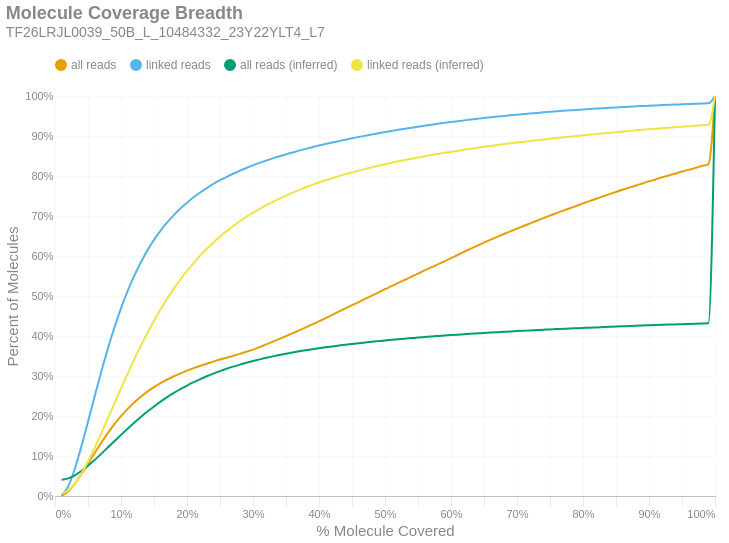

This figure's notebook cell:
### Markdown cell above
### Molecule Read Coverage
This chart shows molecule coverage breadth as computed by the number of bases aligned to that molecule. In other words, "*how much of each unique long molecule is actually sequenced/aligned?*" Keep in mind there is a distinction between sequences and alignments, since some sequences belonging to a particular molecule may not align well and wouldn't appear in the alignment data. This chart also shows molecule coverage breadth as computed by the *inferred fragment* from which the aligned sequences originate. Unlike read coverage, this calculation takes into account the total insert size, including unsequenced gaps between the forward and reverse reads. Like the previous figures, these are cumulative percents.

### Code cell
if SKIPLR:
    print_html(f"Skipped")
else:
    binned_df = consolidated_hist(valids['coverage_bp'], mask, 0.01, True)
    binned_df_inf = consolidated_hist(valids['coverage_inserts'], mask, 0.01, True)
    binned_df = binned_df.with_columns(pl.lit(binned_df_inf['all reads (cumsum)']).alias('all reads (inferred)'))
    binned_df = binned_df.with_columns(pl.lit(binned_df_inf['linked reads (cumsum)']).alias('linked reads (inferred)'))
    binned_df = binned_df.with_columns(
        (pl.col('bin').cast(pl.Float64) + 0.01).alias('right_edge')
    )

    with SafeRender(binned_df):
        (
            density_plot(binned_df, 'Molecule Coverage Breadth', samplename, 'molcov', ['all reads (inferred)','linked reads (inferred)'])
            .encode(
                #x=alt.X('bin:Q', title="% Molecule Covered").axis(format = '%').scale(padding=0),
                x=alt.X('right_edge:Q', title="% Molecule Covered").axis(format='%').scale(padding=0),
                y=alt.Y('value:Q', title='Percent of Molecules')
                    .axis(format='%')
                    .stack(False)
                    .scale(domainMin=0, padding=0),
                color=alt.Color("key:N").scale(domain = ["all reads", "linked reads", "all reads (inferred)", "linked reads (inferred)"]),
                tooltip = [
                    alt.Tooltip("key:N", title = "Data Type"),
                    alt.Tooltip("range_label:N", title="% Molecule Covered"),
                    alt.Tooltip("value:Q", format = ".2%", title="% Molecules")
                ]
            )
        ).display()

### Figure 1 — Vega-Lite specification as saved in the notebook (floating-point values rounded to 4 significant figures)
{"width": "container", "height": 400, "config": {"title": {"anchor": "start", "dy": -15, "fontSize": 18, "color": "#888888", "subtitleColor": "#888888", "subtitleFontSize": 14}, "arc": {"fill": "#0072B2"}, "axis": {"domainColor": "#888888", "domainWidth": 0.5, "gridWidth": 0.2, "grid": false, "titleFontWeight": 400, "titleFontSize": 15, "labelFontSize": 11, "labelColor": "#888888", "tickColor": "#888888", "tickWidth": 0.2, "titleColor": "#888888"}, "axisBand": {"grid": false}, "axisX": {"grid": true, "tickSize": 10, "domainCap": "round"}, "axisY": {"domain": false, "grid": true, "tickSize": 0, "domainCap": "round"}, "background": "transparent", "header": {"labelFontSize": 15, "labelColor": "#888888", "titleFontSize": 15, "titleFontWeight": 600, "titleColor": "#888888"}, "legend": {"labelFont": "sans-serif", "labelFontSize": 12, "labelColor": "#888888", "symbolSize": 100, "symbolType": "circle", "titleFontSize": 12, "titlePadding": 10, "titleColor": "#888888", "title": null, "orient": "top"}, "range": {"category": ["#E69F00", "#56B4E9", "#009E73", "#F0E442", "#0072B2", "#D55E00", "#CC79A7", "#000000"], "diverging": ["#cfe8f3", "#a2d4ec", "#73bfe2", "#46abdb", "#1696d2", "#12719e"]}, "area": {"fill": "#0072B2", "fillOpacity": 0.7, "line": true, "strokeOpacity": 0.7}, "line": {"color": "#0072B2", "stroke": "#0072B2", "strokeWidth": 2}, "trail": {"color": "#0072B2", "stroke": "#0072B2", "strokeWidth": 0, "size": 1}, "point": {"filled": true, "fillOpacity": 1.0, "size": 95}, "text": {"color": "#888888", "fontSize": 11, "align": "right", "fontWeight": 400, "size": 11}, "bar": {"fill": "#0072B2", "stroke": null}, "view": {"stroke": null, "continuousWidth": 660, "continuousHeight": 400}}, "data": {"name": "data-c528d134cd5eb12365a6cfcaa9200f59"}, "mark": {"type": "line", "interpolate": "monotone", "point": {"opacity": 0, "size": 275}}, "encoding": {"color": {"field": "key", "scale": {"domain": ["all reads", "linked reads", "all reads (inferred)", "linked reads (inferred)"]}, "type": "nominal"}, "tooltip": [{"field": "key", "title": "Data Type", "type": "nominal"}, {"field": "range_label", "title": "% Molecule Covered", "type": "nominal"}, {"field": "value", "format": ".2%", "title": "% Molecules", "type": "quantitative"}], "x": {"axis": {"format": "%"}, "field": "right_edge", "scale": {"padding": 0}, "title": "% Molecule Covered", "type": "quantitative"}, "y": {"axis": {"format": "%"}, "field": "value", "scale": {"domainMin": 0, "padding": 0}, "stack": false, "title": "Percent of Molecules", "type": "quantitative"}}, "params": [{"name": "param_c36ac31b6afebe62", "select": {"type": "point", "fields": ["key"]}, "bind": "legend"}], "title": {"text": "Molecule Coverage Breadth", "subtitle": "TF26LRJL0039_50B_L_10484332_23Y22YLT4_L7"}, "transform": [{"fold": ["all reads (cumsum)", "linked reads (cumsum)", "all reads (inferred)", "linked reads (inferred)"]}, {"calculate": "replace(datum.key, ' (cumsum)', '')", "as": "key"}, {"filter": {"param": "param_c36ac31b6afebe62"}}], "usermeta": {"embedOptions": {"downloadFileName": "TF26LRJL0039_50B_L_10484332_23Y22YLT4_L7.molcov"}}, "$schema": "https://vega.github.io/schema/vega-lite/v6.4.1.json", "datasets": {"data-c528d134cd5eb12365a6cfcaa9200f59": [{"bin": "0.0", "interval": "0.0-0.01", "all reads": 0.0009234, "linked reads": 0.001531, "all reads (cumsum)": 0.0009234, "linked reads (cumsum)": 0.001531, "range_label": "0.0-0.01", "all reads (inferred)": 0.04037, "linked reads (inferred)": 0.006362, "right_edge": 0.01}, {"bin": "0.01", "interval": "0.01-0.02", "all reads": 0.01029, "linked reads": 0.02239, "all reads (cumsum)": 0.01121, "linked reads (cumsum)": 0.02392, "range_label": "0.01-0.02", "all reads (inferred)": 0.04395, "linked reads (inferred)": 0.01351, "right_edge": 0.02}, {"bin": "0.02", "interval": "0.02-0.03", "all reads": 0.01936, "linked reads": 0.04433, "all reads (cumsum)": 0.03057, "linked reads (cumsum)": 0.06824, "range_label": "0.02-0.03", "all reads (inferred)": 0.05169, "linked reads (inferred)": 0.03078, "right_edge": 0.03}, {"bin": "0.03", "interval": "0.03-0.04", "all reads": 0.02384, "linked reads": 0.05586, "all reads (cumsum)": 0.05441, "linked reads (cumsum)": 0.1241, "range_label": "0.03-0.04", "all reads (inferred)": 0.06258, "linked reads (inferred)": 0.05583, "right_edge": 0.04}, {"bin": "0.04", "interval": "0.04-0.05", "all reads": 0.02606, "linked reads": 0.06153, "all reads (cumsum)": 0.08047, "linked reads (cumsum)": 0.1856, "range_label": "0.04-0.05", "all reads (inferred)": 0.07566, "linked reads (inferred)": 0.08618, "right_edge": 0.05}, {"bin": "0.05", "interval": "0.05-0.06", "all reads": 0.02651, "linked reads": 0.0629, "all reads (cumsum)": 0.107, "linked reads (cumsum)": 0.2485, "range_label": "0.05-0.06", "all reads (inferred)": 0.09001, "linked reads (inferred)": 0.1199, "right_edge": 0.06}, {"bin": "0.06", "interval": "0.06-0.07", "all reads": 0.02587, "linked reads": 0.06153, "all reads (cumsum)": 0.1328, "linked reads (cumsum)": 0.3101, "range_label": "0.06-0.07", "all reads (inferred)": 0.1053, "linked reads (inferred)": 0.1562, "right_edge": 0.07}, {"bin": "0.07", "interval": "0.07-0.08", "all reads": 0.02428, "linked reads": 0.05776, "all reads (cumsum)": 0.1571, "linked reads (cumsum)": 0.3678, "range_label": "0.07-0.08", "all reads (inferred)": 0.1212, "linked reads (inferred)": 0.1937, "right_edge": 0.08}, {"bin": "0.08", "interval": "0.08-0.09", "all reads": 0.02242, "linked reads": 0.05338, "all reads (cumsum)": 0.1796, "linked reads (cumsum)": 0.4212, "range_label": "0.08-0.09", "all reads (inferred)": 0.137, "linked reads (inferred)": 0.2312, "right_edge": 0.09}, {"bin": "0.09", "interval": "0.09-0.1", "all reads": 0.02017, "linked reads": 0.04802, "all reads (cumsum)": 0.1997, "linked reads (cumsum)": 0.4692, "range_label": "0.09-0.1", "all reads (inferred)": 0.1528, "linked reads (inferred)": 0.2687, "right_edge": 0.1}, {"bin": "0.1", "interval": "0.1-0.11", "all reads": 0.01804, "linked reads": 0.04283, "all reads (cumsum)": 0.2178, "linked reads (cumsum)": 0.5121, "range_label": "0.1-0.11", "all reads (inferred)": 0.1682, "linked reads (inferred)": 0.3054, "right_edge": 0.11}, {"bin": "0.11", "interval": "0.11-0.12", "all reads": 0.01616, "linked reads": 0.03825, "all reads (cumsum)": 0.2339, "linked reads (cumsum)": 0.5503, "range_label": "0.11-0.12", "all reads (inferred)": 0.1833, "linked reads (inferred)": 0.3414, "right_edge": 0.12}, {"bin": "0.12", "interval": "0.12-0.13", "all reads": 0.0142, "linked reads": 0.03347, "all reads (cumsum)": 0.2481, "linked reads (cumsum)": 0.5838, "range_label": "0.12-0.13", "all reads (inferred)": 0.1976, "linked reads (inferred)": 0.3753, "right_edge": 0.13}, {"bin": "0.13", "interval": "0.13-0.14", "all reads": 0.01291, "linked reads": 0.0303, "all reads (cumsum)": 0.261, "linked reads (cumsum)": 0.6141, "range_label": "0.13-0.14", "all reads (inferred)": 0.2111, "linked reads (inferred)": 0.4075, "right_edge": 0.14}, {"bin": "0.14", "interval": "0.14-0.15", "all reads": 0.01128, "linked reads": 0.02631, "all reads (cumsum)": 0.2723, "linked reads (cumsum)": 0.6404, "range_label": "0.14-0.15", "all reads (inferred)": 0.2239, "linked reads (inferred)": 0.438, "right_edge": 0.15}, {"bin": "0.15", "interval": "0.15-0.16", "all reads": 0.01004, "linked reads": 0.02319, "all reads (cumsum)": 0.2824, "linked reads (cumsum)": 0.6636, "range_label": "0.15-0.16", "all reads (inferred)": 0.2361, "linked reads (inferred)": 0.467, "right_edge": 0.16}, {"bin": "0.16", "interval": "0.16-0.17", "all reads": 0.008856, "linked reads": 0.02035, "all reads (cumsum)": 0.2912, "linked reads (cumsum)": 0.6839, "range_label": "0.16-0.17", "all reads (inferred)": 0.2473, "linked reads (inferred)": 0.4937, "right_edge": 0.17}, {"bin": "0.17", "interval": "0.17-0.18", "all reads": 0.008083, "linked reads": 0.01829, "all reads (cumsum)": 0.2993, "linked reads (cumsum)": 0.7022, "range_label": "0.17-0.18", "all reads (inferred)": 0.2576, "linked reads (inferred)": 0.5183, "right_edge": 0.18}, {"bin": "0.18", "interval": "0.18-0.19", "all reads": 0.007418, "linked reads": 0.01652, "all reads (cumsum)": 0.3067, "linked reads (cumsum)": 0.7187, "range_label": "0.18-0.19", "all reads (inferred)": 0.2672, "linked reads (inferred)": 0.5413, "right_edge": 0.19}, {"bin": "0.19", "interval": "0.19-0.2", "all reads": 0.006715, "linked reads": 0.01467, "all reads (cumsum)": 0.3134, "linked reads (cumsum)": 0.7334, "range_label": "0.19-0.2", "all reads (inferred)": 0.2762, "linked reads (inferred)": 0.5627, "right_edge": 0.2}, {"bin": "0.2", "interval": "0.2-0.21", "all reads": 0.006182, "linked reads": 0.0134, "all reads (cumsum)": 0.3196, "linked reads (cumsum)": 0.7468, "range_label": "0.2-0.21", "all reads (inferred)": 0.2845, "linked reads (inferred)": 0.5823, "right_edge": 0.21}, {"bin": "0.21", "interval": "0.21-0.22", "all reads": 0.00569, "linked reads": 0.0119, "all reads (cumsum)": 0.3253, "linked reads (cumsum)": 0.7587, "range_label": "0.21-0.22", "all reads (inferred)": 0.2923, "linked reads (inferred)": 0.6009, "right_edge": 0.22}, {"bin": "0.22", "interval": "0.22-0.23", "all reads": 0.00546, "linked reads": 0.01109, "all reads (cumsum)": 0.3308, "linked reads (cumsum)": 0.7698, "range_label": "0.22-0.23", "all reads (inferred)": 0.2994, "linked reads (inferred)": 0.6179, "right_edge": 0.23}, {"bin": "0.23", "interval": "0.23-0.24", "all reads": 0.005258, "linked reads": 0.01032, "all reads (cumsum)": 0.336, "linked reads (cumsum)": 0.7801, "range_label": "0.23-0.24", "all reads (inferred)": 0.306, "linked reads (inferred)": 0.6337, "right_edge": 0.24}, {"bin": "0.24", "interval": "0.24-0.25", "all reads": 0.005019, "linked reads": 0.009304, "all reads (cumsum)": 0.341, "linked reads (cumsum)": 0.7894, "range_label": "0.24-0.25", "all reads (inferred)": 0.3123, "linked reads (inferred)": 0.6486, "right_edge": 0.25}, {"bin": "0.25", "interval": "0.25-0.26", "all reads": 0.004621, "linked reads": 0.008281, "all reads (cumsum)": 0.3457, "linked reads (cumsum)": 0.7977, "range_label": "0.25-0.26", "all reads (inferred)": 0.3181, "linked reads (inferred)": 0.6622, "right_edge": 0.26}, {"bin": "0.26", "interval": "0.26-0.27", "all reads": 0.004802, "linked reads": 0.007992, "all reads (cumsum)": 0.3505, "linked reads (cumsum)": 0.8057, "range_label": "0.26-0.27", "all reads (inferred)": 0.3234, "linked reads (inferred)": 0.6749, "right_edge": 0.27}, {"bin": "0.27", "interval": "0.27-0.28", "all reads": 0.00488, "linked reads": 0.007457, "all reads (cumsum)": 0.3553, "linked reads (cumsum)": 0.8131, "range_label": "0.27-0.28", "all reads (inferred)": 0.3284, "linked reads (inferred)": 0.6869, "right_edge": 0.28}, {"bin": "0.28", "interval": "0.28-0.29", "all reads": 0.005146, "linked reads": 0.006801, "all reads (cumsum)": 0.3605, "linked reads (cumsum)": 0.8199, "range_label": "0.28-0.29", "all reads (inferred)": 0.3331, "linked reads (inferred)": 0.6979, "right_edge": 0.29}, {"bin": "0.29", "interval": "0.29-0.3", "all reads": 0.005564, "linked reads": 0.006591, "all reads (cumsum)": 0.3661, "linked reads (cumsum)": 0.8265, "range_label": "0.29-0.3", "all reads (inferred)": 0.3375, "linked reads (inferred)": 0.7084, "right_edge": 0.3}, {"bin": "0.3", "interval": "0.3-0.31", "all reads": 0.006141, "linked reads": 0.006165, "all reads (cumsum)": 0.3722, "linked reads (cumsum)": 0.8327, "range_label": "0.3-0.31", "all reads (inferred)": 0.3416, "linked reads (inferred)": 0.7181, "right_edge": 0.31}, {"bin": "0.31", "interval": "0.31-0.32", "all reads": 0.006729, "linked reads": 0.005898, "all reads (cumsum)": 0.3789, "linked reads (cumsum)": 0.8386, "range_label": "0.31-0.32", "all reads (inferred)": 0.3454, "linked reads (inferred)": 0.7271, "right_edge": 0.32}, {"bin": "0.32", "interval": "0.32-0.33", "all reads": 0.006872, "linked reads": 0.005574, "all reads (cumsum)": 0.3858, "linked reads (cumsum)": 0.8442, "range_label": "0.32-0.33", "all reads (inferred)": 0.349, "linked reads (inferred)": 0.7356, "right_edge": 0.33}, {"bin": "0.33", "interval": "0.33-0.34", "all reads": 0.006948, "linked reads": 0.005157, "all reads (cumsum)": 0.3927, "linked reads (cumsum)": 0.8493, "range_label": "0.33-0.34", "all reads (inferred)": 0.3524, "linked reads (inferred)": 0.7435, "right_edge": 0.34}, {"bin": "0.34", "interval": "0.34-0.35", "all reads": 0.007012, "linked reads": 0.00481, "all reads (cumsum)": 0.3998, "linked reads (cumsum)": 0.8541, "range_label": "0.34-0.35", "all reads (inferred)": 0.3556, "linked reads (inferred)": 0.7512, "right_edge": 0.35}, {"bin": "0.35", "interval": "0.35-0.36", "all reads": 0.007172, "linked reads": 0.004782, "all reads (cumsum)": 0.4069, "linked reads (cumsum)": 0.8589, "range_label": "0.35-0.36", "all reads (inferred)": 0.3587, "linked reads (inferred)": 0.7585, "right_edge": 0.36}, {"bin": "0.36", "interval": "0.36-0.37", "all reads": 0.007225, "linked reads": 0.004543, "all reads (cumsum)": 0.4142, "linked reads (cumsum)": 0.8635, "range_label": "0.36-0.37", "all reads (inferred)": 0.3616, "linked reads (inferred)": 0.7654, "right_edge": 0.37}, {"bin": "0.37", "interval": "0.37-0.38", "all reads": 0.007383, "linked reads": 0.004393, "all reads (cumsum)": 0.4215, "linked reads (cumsum)": 0.8679, "range_label": "0.37-0.38", "all reads (inferred)": 0.3643, "linked reads (inferred)": 0.7718, "right_edge": 0.38}, {"bin": "0.38", "interval": "0.38-0.39", "all reads": 0.007383, "linked reads": 0.004135, "all reads (cumsum)": 0.4289, "linked reads (cumsum)": 0.872, "range_label": "0.38-0.39", "all reads (inferred)": 0.3669, "linked reads (inferred)": 0.7779, "right_edge": 0.39}, {"bin": "0.39", "interval": "0.39-0.4", "all reads": 0.00788, "linked reads": 0.004179, "all reads (cumsum)": 0.4368, "linked reads (cumsum)": 0.8762, "range_label": "0.39-0.4", "all reads (inferred)": 0.3694, "linked reads (inferred)": 0.7837, "right_edge": 0.4}, {"bin": "0.4", "interval": "0.4-0.41", "all reads": 0.007973, "linked reads": 0.003786, "all reads (cumsum)": 0.4448, "linked reads (cumsum)": 0.88, "range_label": "0.4-0.41", "all reads (inferred)": 0.3717, "linked reads (inferred)": 0.7893, "right_edge": 0.41}, {"bin": "0.41", "interval": "0.41-0.42", "all reads": 0.008254, "linked reads": 0.003667, "all reads (cumsum)": 0.453, "linked reads (cumsum)": 0.8836, "range_label": "0.41-0.42", "all reads (inferred)": 0.374, "linked reads (inferred)": 0.7946, "right_edge": 0.42}, {"bin": "0.42", "interval": "0.42-0.43", "all reads": 0.008068, "linked reads": 0.003558, "all reads (cumsum)": 0.4611, "linked reads (cumsum)": 0.8872, "range_label": "0.42-0.43", "all reads (inferred)": 0.3761, "linked reads (inferred)": 0.7996, "right_edge": 0.43}, {"bin": "0.43", "interval": "0.43-0.44", "all reads": 0.007901, "linked reads": 0.003509, "all reads (cumsum)": 0.469, "linked reads (cumsum)": 0.8907, "range_label": "0.43-0.44", "all reads (inferred)": 0.3782, "linked reads (inferred)": 0.8045, "right_edge": 0.44}, {"bin": "0.44", "interval": "0.44-0.45", "all reads": 0.008002, "linked reads": 0.003501, "all reads (cumsum)": 0.477, "linked reads (cumsum)": 0.8942, "range_label": "0.44-0.45", "all reads (inferred)": 0.3801, "linked reads (inferred)": 0.8091, "right_edge": 0.45}, {"bin": "0.45", "interval": "0.45-0.46", "all reads": 0.007878, "linked reads": 0.003186, "all reads (cumsum)": 0.4849, "linked reads (cumsum)": 0.8974, "range_label": "0.45-0.46", "all reads (inferred)": 0.382, "linked reads (inferred)": 0.8134, "right_edge": 0.46}, {"bin": "0.46", "interval": "0.46-0.47", "all reads": 0.007871, "linked reads": 0.003337, "all reads (cumsum)": 0.4927, "linked reads (cumsum)": 0.9007, "range_label": "0.46-0.47", "all reads (inferred)": 0.3838, "linked reads (inferred)": 0.8176, "right_edge": 0.47}, {"bin": "0.47", "interval": "0.47-0.48", "all reads": 0.008029, "linked reads": 0.00318, "all reads (cumsum)": 0.5008, "linked reads (cumsum)": 0.9039, "range_label": "0.47-0.48", "all reads (inferred)": 0.3855, "linked reads (inferred)": 0.8217, "right_edge": 0.48}, {"bin": "0.48", "interval": "0.48-0.49", "all reads": 0.007805, "linked reads": 0.0031, "all reads (cumsum)": 0.5086, "linked reads (cumsum)": 0.907, "range_label": "0.48-0.49", "all reads (inferred)": 0.3872, "linked reads (inferred)": 0.8256, "right_edge": 0.49}, {"bin": "0.49", "interval": "0.49-0.5", "all reads": 0.008465, "linked reads": 0.002954, "all reads (cumsum)": 0.517, "linked reads (cumsum)": 0.9099, "range_label": "0.49-0.5", "all reads (inferred)": 0.3888, "linked reads (inferred)": 0.8295, "right_edge": 0.5}, {"bin": "0.5", "interval": "0.5-0.51", "all reads": 0.007444, "linked reads": 0.002726, "all reads (cumsum)": 0.5245, "linked reads (cumsum)": 0.9127, "range_label": "0.5-0.51", "all reads (inferred)": 0.3904, "linked reads (inferred)": 0.8331, "right_edge": 0.51}, {"bin": "0.51", "interval": "0.51-0.52", "all reads": 0.008087, "linked reads": 0.002817, "all reads (cumsum)": 0.5326, "linked reads (cumsum)": 0.9155, "range_label": "0.51-0.52", "all reads (inferred)": 0.3919, "linked reads (inferred)": 0.8366, "right_edge": 0.52}, {"bin": "0.52", "interval": "0.52-0.53", "all reads": 0.007722, "linked reads": 0.00272, "all reads (cumsum)": 0.5403, "linked reads (cumsum)": 0.9182, "range_label": "0.52-0.53", "all reads (inferred)": 0.3933, "linked reads (inferred)": 0.84, "right_edge": 0.53}, {"bin": "0.53", "interval": "0.53-0.54", "all reads": 0.007844, "linked reads": 0.002621, "all reads (cumsum)": 0.5481, "linked reads (cumsum)": 0.9208, "range_label": "0.53-0.54", "all reads (inferred)": 0.3947, "linked reads (inferred)": 0.8432, "right_edge": 0.54}, {"bin": "0.54", "interval": "0.54-0.55", "all reads": 0.007791, "linked reads": 0.002562, "all reads (cumsum)": 0.5559, "linked reads (cumsum)": 0.9234, "range_label": "0.54-0.55", "all reads (inferred)": 0.3961, "linked reads (inferred)": 0.8464, "right_edge": 0.55}, {"bin": "0.55", "interval": "0.55-0.56", "all reads": 0.007906, "linked reads": 0.002493, "all reads (cumsum)": 0.5638, "linked reads (cumsum)": 0.9259, "range_label": "0.55-0.56", "all reads (inferred)": 0.3974, "linked reads (inferred)": 0.8494, "right_edge": 0.56}, {"bin": "0.56", "interval": "0.56-0.57", "all reads": 0.007619, "linked reads": 0.002412, "all reads (cumsum)": 0.5715, "linked reads (cumsum)": 0.9283, "range_label": "0.56-0.57", "all reads (inferred)": 0.3987, "linked reads (inferred)": 0.8524, "right_edge": 0.57}, {"bin": "0.57", "interval": "0.57-0.58", "all reads": 0.007451, "linked reads": 0.002216, "all reads (cumsum)": 0.5789, "linked reads (cumsum)": 0.9305, "range_label": "0.57-0.58", "all reads (inferred)": 0.3999, "linked reads (inferred)": 0.8552, "right_edge": 0.58}, {"bin": "0.58", "interval": "0.58-0.59", "all reads": 0.007763, "linked reads": 0.002311, "all reads (cumsum)": 0.5867, "linked reads (cumsum)": 0.9328, "range_label": "0.58-0.59", "all reads (inferred)": 0.4012, "linked reads (inferred)": 0.858, "right_edge": 0.59}, {"bin": "0.59", "interval": "0.59-0.6", "all reads": 0.008071, "linked reads": 0.002225, "all reads (cumsum)": 0.5947, "linked reads (cumsum)": 0.9351, "range_label": "0.59-0.6", "all reads (inferred)": 0.4023, "linked reads (inferred)": 0.8607, "right_edge": 0.6}, {"bin": "0.6", "interval": "0.6-0.61", "all reads": 0.007809, "linked reads": 0.002027, "all reads (cumsum)": 0.6026, "linked reads (cumsum)": 0.9371, "range_label": "0.6-0.61", "all reads (inferred)": 0.4034, "linked reads (inferred)": 0.8632, "right_edge": 0.61}, {"bin": "0.61", "interval": "0.61-0.62", "all reads": 0.008064, "linked reads": 0.002, "all reads (cumsum)": 0.6106, "linked reads (cumsum)": 0.9391, "range_label": "0.61-0.62", "all reads (inferred)": 0.4045, "linked reads (inferred)": 0.8657, "right_edge": 0.62}, {"bin": "0.62", "interval": "0.62-0.63", "all reads": 0.007727, "linked reads": 0.002004, "all reads (cumsum)": 0.6183, "linked reads (cumsum)": 0.9411, "range_label": "0.62-0.63", "all reads (inferred)": 0.4056, "linked reads (inferred)": 0.8682, "right_edge": 0.63}, {"bin": "0.63", "interval": "0.63-0.64", "all reads": 0.007572, "linked reads": 0.001915, "all reads (cumsum)": 0.6259, "linked reads (cumsum)": 0.943, "range_label": "0.63-0.64", "all reads (inferred)": 0.4066, "linked reads (inferred)": 0.8705, "right_edge": 0.64}, {"bin": "0.64", "interval": "0.64-0.65", "all reads": 0.007362, "linked reads": 0.001896, "all reads (cumsum)": 0.6333, "linked reads (cumsum)": 0.9449, "range_label": "0.64-0.65", "all reads (inferred)": 0.4076, "linked reads (inferred)": 0.8729, "right_edge": 0.65}, {"bin": "0.65", "interval": "0.65-0.66", "all reads": 0.007532, "linked reads": 0.001813, "all reads (cumsum)": 0.6408, "linked reads (cumsum)": 0.9467, "range_label": "0.65-0.66", "all reads (inferred)": 0.4086, "linked reads (inferred)": 0.8751, "right_edge": 0.66}, {"bin": "0.66", "interval": "0.66-0.67", "all reads": 0.007043, "linked reads": 0.00176, "all reads (cumsum)": 0.6479, "linked reads (cumsum)": 0.9485, "range_label": "0.66-0.67", "all reads (inferred)": 0.4096, "linked reads (inferred)": 0.8773, "right_edge": 0.67}, {"bin": "0.67", "interval": "0.67-0.68", "all reads": 0.007084, "linked reads": 0.00163, "all reads (cumsum)": 0.6549, "linked reads (cumsum)": 0.9501, "range_label": "0.67-0.68", "all reads (inferred)": 0.4105, "linked reads (inferred)": 0.8794, "right_edge": 0.68}, {"bin": "0.68", "interval": "0.68-0.69", "all reads": 0.006783, "linked reads": 0.001626, "all reads (cumsum)": 0.6617, "linked reads (cumsum)": 0.9517, "range_label": "0.68-0.69", "all reads (inferred)": 0.4114, "linked reads (inferred)": 0.8816, "right_edge": 0.69}, {"bin": "0.69", "interval": "0.69-0.7", "all reads": 0.006754, "linked reads": 0.001544, "all reads (cumsum)": 0.6685, "linked reads (cumsum)": 0.9533, "range_label": "0.69-0.7", "all reads (inferred)": 0.4123, "linked reads (inferred)": 0.8836, "right_edge": 0.7}, {"bin": "0.7", "interval": "0.7-0.71", "all reads": 0.006528, "linked reads": 0.001469, "all reads (cumsum)": 0.675, "linked reads (cumsum)": 0.9547, "range_label": "0.7-0.71", "all reads (inferred)": 0.4131, "linked reads (inferred)": 0.8856, "right_edge": 0.71}, {"bin": "0.71", "interval": "0.71-0.72", "all reads": 0.006599, "linked reads": 0.001454, "all reads (cumsum)": 0.6816, "linked reads (cumsum)": 0.9562, "range_label": "0.71-0.72", "all reads (inferred)": 0.414, "linked reads (inferred)": 0.8875, "right_edge": 0.72}, {"bin": "0.72", "interval": "0.72-0.73", "all reads": 0.006568, "linked reads": 0.001426, "all reads (cumsum)": 0.6882, "linked reads (cumsum)": 0.9576, "range_label": "0.72-0.73", "all reads (inferred)": 0.4148, "linked reads (inferred)": 0.8893, "right_edge": 0.73}, {"bin": "0.73", "interval": "0.73-0.74", "all reads": 0.006354, "linked reads": 0.001458, "all reads (cumsum)": 0.6945, "linked reads (cumsum)": 0.9591, "range_label": "0.73-0.74", "all reads (inferred)": 0.4156, "linked reads (inferred)": 0.8912, "right_edge": 0.74}, {"bin": "0.74", "interval": "0.74-0.75", "all reads": 0.006536, "linked reads": 0.001367, "all reads (cumsum)": 0.7011, "linked reads (cumsum)": 0.9604, "range_label": "0.74-0.75", "all reads (inferred)": 0.4164, "linked reads (inferred)": 0.8931, "right_edge": 0.75}, {"bin": "0.75", "interval": "0.75-0.76", "all reads": 0.006119, "linked reads": 0.001274, "all reads (cumsum)": 0.7072, "linked reads (cumsum)": 0.9617, "range_label": "0.75-0.76", "all reads (inferred)": 0.4172, "linked reads (inferred)": 0.8949, "right_edge": 0.76}, {"bin": "0.76", "interval": "0.76-0.77", "all reads": 0.006156, "linked reads": 0.001273, "all reads (cumsum)": 0.7133, "linked reads (cumsum)": 0.963, "range_label": "0.76-0.77", "all reads (inferred)": 0.4179, "linked reads (inferred)": 0.8966, "right_edge": 0.77}, {"bin": "0.77", "interval": "0.77-0.78", "all reads": 0.006004, "linked reads": 0.001168, "all reads (cumsum)": 0.7193, "linked reads (cumsum)": 0.9642, "range_label": "0.77-0.78", "all reads (inferred)": 0.4187, "linked reads (inferred)": 0.8984, "right_edge": 0.78}, {"bin": "0.78", "interval": "0.78-0.79", "all reads": 0.005995, "linked reads": 0.001108, "all reads (cumsum)": 0.7253, "linked reads (cumsum)": 0.9653, "range_label": "0.78-0.79", "all reads (inferred)": 0.4194, "linked reads (inferred)": 0.9, "right_edge": 0.79}, {"bin": "0.79", "interval": "0.79-0.8", "all reads": 0.006245, "linked reads": 0.001211, "all reads (cumsum)": 0.7316, "linked reads (cumsum)": 0.9665, "range_label": "0.79-0.8", "all reads (inferred)": 0.4202, "linked reads (inferred)": 0.9017, "right_edge": 0.8}, {"bin": "0.8", "interval": "0.8-0.81", "all reads": 0.005735, "linked reads": 0.001075, "all reads (cumsum)": 0.7373, "linked reads (cumsum)": 0.9676, "range_label": "0.8-0.81", "all reads (inferred)": 0.4209, "linked reads (inferred)": 0.9033, "right_edge": 0.81}, {"bin": "0.81", "interval": "0.81-0.82", "all reads": 0.00572, "linked reads": 0.001041, "all reads (cumsum)": 0.743, "linked reads (cumsum)": 0.9686, "range_label": "0.81-0.82", "all reads (inferred)": 0.4215, "linked reads (inferred)": 0.9048, "right_edge": 0.82}, {"bin": "0.82", "interval": "0.82-0.83", "all reads": 0.005903, "linked reads": 0.001007, "all reads (cumsum)": 0.7489, "linked reads (cumsum)": 0.9696, "range_label": "0.82-0.83", "all reads (inferred)": 0.4222, "linked reads (inferred)": 0.9064, "right_edge": 0.83}, {"bin": "0.83", "interval": "0.83-0.84", "all reads": 0.005652, "linked reads": 0.0009768, "all reads (cumsum)": 0.7546, "linked reads (cumsum)": 0.9706, "range_label": "0.83-0.84", "all reads (inferred)": 0.4229, "linked reads (inferred)": 0.908, "right_edge": 0.84}, {"bin": "0.84", "interval": "0.84-0.85", "all reads": 0.005521, "linked reads": 0.0009427, "all reads (cumsum)": 0.7601, "linked reads (cumsum)": 0.9715, "range_label": "0.84-0.85", "all reads (inferred)": 0.4236, "linked reads (inferred)": 0.9096, "right_edge": 0.85}, {"bin": "0.85", "interval": "0.85-0.86", "all reads": 0.00545, "linked reads": 0.00088, "all reads (cumsum)": 0.7656, "linked reads (cumsum)": 0.9724, "range_label": "0.85-0.86", "all reads (inferred)": 0.4243, "linked reads (inferred)": 0.9111, "right_edge": 0.86}, {"bin": "0.86", "interval": "0.86-0.87", "all reads": 0.005283, "linked reads": 0.0008909, "all reads (cumsum)": 0.7708, "linked reads (cumsum)": 0.9733, "range_label": "0.86-0.87", "all reads (inferred)": 0.4249, "linked reads (inferred)": 0.9126, "right_edge": 0.87}, {"bin": "0.87", "interval": "0.87-0.88", "all reads": 0.005416, "linked reads": 0.000839, "all reads (cumsum)": 0.7763, "linked reads (cumsum)": 0.9741, "range_label": "0.87-0.88", "all reads (inferred)": 0.4256, "linked reads (inferred)": 0.9141, "right_edge": 0.88}, {"bin": "0.88", "interval": "0.88-0.89", "all reads": 0.005185, "linked reads": 0.0008172, "all reads (cumsum)": 0.7814, "linked reads (cumsum)": 0.9749, "range_label": "0.88-0.89", "all reads (inferred)": 0.4262, "linked reads (inferred)": 0.9155, "right_edge": 0.89}, {"bin": "0.89", "interval": "0.89-0.9", "all reads": 0.005312, "linked reads": 0.0008104, "all reads (cumsum)": 0.7868, "linked reads (cumsum)": 0.9758, "range_label": "0.89-0.9", "all reads (inferred)": 0.4268, "linked reads (inferred)": 0.9169, "right_edge": 0.9}, {"bin": "0.9", "interval": "0.9-0.91", "all reads": 0.004686, "linked reads": 0.0007176, "all reads (cumsum)": 0.7914, "linked reads (cumsum)": 0.9765, "range_label": "0.9-0.91", "all reads (inferred)": 0.4273, "linked reads (inferred)": 0.9182, "right_edge": 0.91}, {"bin": "0.91", "interval": "0.91-0.92", "all reads": 0.005424, "linked reads": 0.0007585, "all reads (cumsum)": 0.7969, "linked reads (cumsum)": 0.9772, "range_label": "0.91-0.92", "all reads (inferred)": 0.4279, "linked reads (inferred)": 0.9195, "right_edge": 0.92}, {"bin": "0.92", "interval": "0.92-0.93", "all reads": 0.004462, "linked reads": 0.0007381, "all reads (cumsum)": 0.8013, "linked reads (cumsum)": 0.978, "range_label": "0.92-0.93", "all reads (inferred)": 0.4285, "linked reads (inferred)": 0.9208, "right_edge": 0.93}, {"bin": "0.93", "interval": "0.93-0.94", "all reads": 0.004805, "linked reads": 0.0007081, "all reads (cumsum)": 0.8061, "linked reads (cumsum)": 0.9787, "range_label": "0.93-0.94", "all reads (inferred)": 0.429, "linked reads (inferred)": 0.922, "right_edge": 0.94}, {"bin": "0.94", "interval": "0.94-0.95", "all reads": 0.004994, "linked reads": 0.0005962, "all reads (cumsum)": 0.8111, "linked reads (cumsum)": 0.9793, "range_label": "0.94-0.95", "all reads (inferred)": 0.4295, "linked reads (inferred)": 0.9232, "right_edge": 0.95}, {"bin": "0.95", "interval": "0.95-0.96", "all reads": 0.004241, "linked reads": 0.0006535, "all reads (cumsum)": 0.8154, "linked reads (cumsum)": 0.9799, "range_label": "0.95-0.96", "all reads (inferred)": 0.43, "linked reads (inferred)": 0.9243, "right_edge": 0.96}, {"bin": "0.96", "interval": "0.96-0.97", "all reads": 0.004661, "linked reads": 0.0005484, "all reads (cumsum)": 0.82, "linked reads (cumsum)": 0.9805, "range_label": "0.96-0.97", "all reads (inferred)": 0.4306, "linked reads (inferred)": 0.9255, "right_edge": 0.97}, {"bin": "0.97", "interval": "0.97-0.98", "all reads": 0.004779, "linked reads": 0.0006139, "all reads (cumsum)": 0.8248, "linked reads (cumsum)": 0.9811, "range_label": "0.97-0.98", "all reads (inferred)": 0.4311, "linked reads (inferred)": 0.9267, "right_edge": 0.98}, {"bin": "0.98", "interval": "0.98-0.99", "all reads": 0.004492, "linked reads": 0.0005662, "all reads (cumsum)": 0.8293, "linked reads (cumsum)": 0.9817, "range_label": "0.98-0.99", "all reads (inferred)": 0.4317, "linked reads (inferred)": 0.9279, "right_edge": 0.99}, {"bin": "0.99", "interval": "0.99-1.0", "all reads": 0.1707, "linked reads": 0.01834, "all reads (cumsum)": 1.0, "linked reads (cumsum)": 1.0, "range_label": "0.99-1.0", "all reads (inferred)": 1.0, "linked reads (inferred)": 1.0, "right_edge": 1.0}]}}
